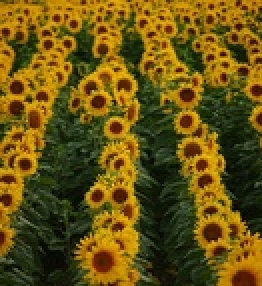
#> input picture data/part2/sunflowers.jpg, 131 x 143 px, shrunk from 328 x 357 before the run, found by its file name (shown 2 times larger)
$ jupyter execute part2.ipynb   (shell and % lines are left out)
#> lines starting #> are read from the running program, lines starting #| are printed output that depends on the picture; long printed decimals are rounded
[cell 1]
import cv2
import numpy as np
from scipy.signal import convolve2d
from scipy.ndimage.filters import correlate
import matplotlib.pyplot as plt
import matplotlib.image as pltimg
from scipy.ndimage.filters import gaussian_laplace
from scipy.ndimage.filters import gaussian_filter

from scipy.ndimage.filters import maximum_filter
from skimage.feature import peak_local_max
from skimage.transform import resize
import math

[cell 2]
def load_image(path):
    '''
    :param path: path to load image
    :return: grayscaled and float image
    '''
#> called with path = 'data\\part2\\sunflowers.jpg'
    img = cv2.imread(path, cv2.IMREAD_GRAYSCALE)
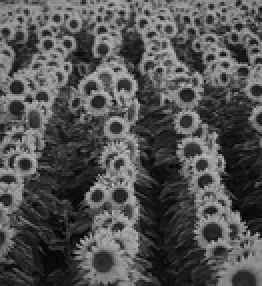
#> img: shape (143, 131) (shown 2 times larger); min 1, max 202, mean 81.7
    # transmit the image to float
    img = img.astype(np.float64)/255.0

    print(img.shape)
#| (143, 131)
    return img

[cell 3]
def normalize(img):
    ''' Function to normalize an input array to 0-1 '''
    img_min = img.min()
    img_max = img.max()
    return (img - img_min) / (img_max - img_min)

def generate_laplacian_filter(size, sigma):
    return gaussian_laplace(np.zeros((size,size)),sigma=sigma)

[cell 4]
def show_all_circles(image, cx, cy, rad, color='r'):
    """
    image: numpy array, representing the grayscsale image
    cx, cy: numpy arrays or lists, centers of the detected blobs
    rad: numpy array or list, radius of the detected blobs
    """
    import matplotlib.pyplot as plt
    from matplotlib.patches import Circle

    fig, ax = plt.subplots()
    ax.set_aspect('equal')
    ax.imshow(image, cmap='gray')

    for i in range(len(cx)):
        circ = Circle((cx[i], cy[i]), rad[i], color=color, fill=False)
        ax.add_patch(circ)

    plt.title('%i circles' % len(cx))
    plt.show()

[cell 5]
def blob_detector(img, sigma, k, levels, threshold, method):
#> called with sigma = 2, k = 1.25, levels = 12, threshold = 0.25, method = 'upscale'
    sigma = float(sigma)
    initial_sigma = sigma
    height, width = img.shape
#> height = 143; width = 131

    # Increase the filter size method
    if method == 'upscale':
        print("using upscale method!")
        img_scale_space = np.zeros((height, width, levels), dtype=np.float64)
        for i in range(levels):
            img_scale_space[:, :, i] = np.power(gaussian_laplace(img, sigma=sigma) * sigma**2, 2)
            sigma = sigma * k
#> after the loop, sigma = 29.1

    elif method == "downsample":
        print("using downsample method!")
        # TODO: add to report: filter size shall be odd
        img_scale_space = np.zeros((height, width, levels), dtype=np.float64)
        for i in range(levels):
            new_shape = (int(height * (1.0/np.power(k, i))),int(width* (1.0/np.power(k, i))))
            img_small = resize(img, new_shape)
            # print("at level %d, img_small size =%s" % (i, str(img_small.shape)))
            # temp = np.absolute(gaussian_laplace(img_copyed, sigma=sigma) * sigma**2)
            img_tmp = np.power(gaussian_laplace(img_small, sigma=sigma, truncate=0.8), 2)
            #use int to indicate new size
            img_scale_space[:, :, i] = resize(img_tmp, img.shape)
            #use fraction of current size

    print("scaled image space generated!")


    '''
        Non maximum supression:
            1.first: maximum filter the image
            2.check if a position is largest
            3.filtered out non_maxmum position in img
    '''
    max_filterd_space = np.zeros(img_scale_space.shape, dtype=np.float64)

    for i in range(levels):
        max_filterd_space[:, :, i] = maximum_filter(img_scale_space[:, :, i], size=(3, 3))

    maxima_space = np.zeros((height, width), dtype=np.float64)
    # along with level max value
    maxima_space = np.max(max_filterd_space, axis=2)

    survive_space = np.zeros(img_scale_space.shape, dtype=np.float64)
    # locating survive pos

    for i in range(levels):
        boolean_space = (maxima_space == img_scale_space[:, :, i])
        survive_space[:, :, i] = boolean_space * img

    print("begin drawing circles!")

    cx = []
    cy = []
    radius = []
    for i in range(levels):
        location = np.argwhere(survive_space[:, :, i] >= threshold)
        # in higher scale have larger radius
        rad = np.sqrt(2) * initial_sigma * np.power(k, i)
        cx = cx + [x[0] for x in location]
        cy = cy + [x[1] for x in location]
        radius = radius + [rad]*len(location)
#> this loop made 12 passes
#> location on passes 5, 6, 7, 8, 9, 11: [[0, 92], [29, 0], [33, 110], [71, 15]], [[30, 82], [32, 83], [128, 130]], [[0, 112], [35, 24], [113, 0]], [[0, 32], [0, 51], [101, 105]], [[0, 81], [106, 0], [119, 57]], [[137, 130]]
#> after the loop, cx = 233 values, max 142 at index 207, min 0 at index 0, mean 50.48; cy = 233 values, max 130 at index 6, min 0 at index 31, mean 66.12; radius = 233 values from 2.83 to 26.34
        # [5 lines of commented-out code are left out]

    print("circle numebrs %d" %(len(cx)))
#| circle numebrs 233

    # !!! Attention, cx and cy are reversed
    show_all_circles(img, cy, cx, radius)

[cell 6]
BUTTERFLY = "data\\part2\\butterfly.jpg"
EINSTEIN = "data\\part2\\einstein.jpg"
FISHES = "data\\part2\\fishes.jpg"
SUNFLOWERS =  "data\\part2\\sunflowers.jpg"

[cell 7]
# upscaling parameters
'''
k           increasing factor K
levels      number of iterations
'''
threshold = 0.25
k = 1.25
levels = 12
sigma = 2

img = load_image(SUNFLOWERS)
blob_detector(img, sigma, k, levels, threshold, method = 'upscale')

[cell 8]
# img = load_image(EINSTEIN)
threshold = 0.25
k = 1.25
levels = 12
sigma = 2
blob_detector(img, sigma, k, levels, threshold, method = 'downsample')
#> the loop in blob_detector (call 2), `for i in range(levels):` made 12 passes
#> pass 1, in blob_detector (call 2), `boolean_space = (maxima_space == img_scale_space[:, :, i])`:
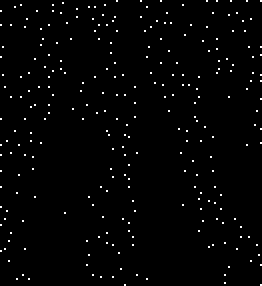
#> boolean_space: shape (143, 131) bool (shown 2 times larger); 1.5% white in thin lines or dots
#> the loop in blob_detector (call 2), `for i in range(levels):` made 12 passes
#> rad on passes 1, 2, 3, 4, 6, 7, 8, 9, 10, 11, 12: 2.83, 3.54, 4.42, 5.52, 8.63, 10.79, 13.49, 16.86, 21.07, 26.34, 32.93
#> (location, rad) on pass 5: ([[8, 3]], 6.91)
#> after the loop in blob_detector (call 2), `for i in range(levels):`: cx = 272 values, max 142 at index 269, min 0 at index 0, mean 59.49; cy = 272 values, max 130 at index 7, min 0 at index 18, mean 64.1; radius = 272 values from 2.83 to 6.91
#| circle numebrs 272

[cell 9]
#define DOG
def generate_gaussian_kernel(rows, cols, sigma, highPass=True):
    '''
    :param rows: rows of gaussian kernel
    :param cols: cols of gaussian kernel
    :param sigma: sigma
    :param highPass: if this kernel is in highpass mode
    :return:
    '''
    center_row = int(rows/2) + 1 if rows % 2 == 1 else int(rows/2)
    center_col = int(cols/2) + 1 if cols % 2 == 1 else int(cols/2)
    def gaussian_at_pos(i,j):
        coefficient = np.exp(-1.0 * ((i - center_row)**2 + (j - center_col)**2) / (2 * sigma**2))
        return 1 - coefficient if highPass else coefficient

    return np.array([[gaussian_at_pos(i, j) for j in range(cols)] for i in range(rows)])


def dog_method(img, threshold, k, levels, octave, sigma):
#> called with threshold = 0.25, k = 1.41, levels = 4, octave = 3, sigma = 2
    sigma = float(sigma)
    initial_sigma = sigma
    height, width = img.shape
#> height = 143; width = 131

    for oct in range(0,octave*2+1,2):
        print("current oct %d" %(oct))
        sigma = initial_sigma * np.power(k, 2*oct)
        if oct == 0:
            new_shape = img.shape
        else:
            new_shape = (int(height/oct), int(width/oct))
        cur_octave = resize(img, new_shape)
        img_scale_space_tmp = np.zeros((*new_shape, levels))

        for i in range(levels):
            img_scale_space_tmp[:, :, i] = (correlate(cur_octave,
                                                      generate_gaussian_kernel(3, 3, sigma)) ** 2)
            if oct != 0:
                img_scale_space_tmp[:, :, i] *= (np.power(sigma, 2))
            sigma *= k

        # img_scale_space height*width*levels-1
        img_scale_space = np.zeros((*new_shape, levels-1))
        for i in range(1, levels):
            img_scale_space[:, :, i-1] = img_scale_space_tmp[:, :, i] - img_scale_space_tmp[:, :, i-1]
        if oct == 0:
            scale_space_1 = img_scale_space
        if oct == 2:
            scale_space_2 = img_scale_space
        if oct == 4:
            scale_space_3 = img_scale_space


    scale_space_origin_1 = scale_space_1
    scale_space_origin_2 = np.zeros((scale_space_origin_1.shape))
    scale_space_origin_3 = np.zeros((scale_space_origin_1.shape))
    # Scale_space resize to oringinal image
    for i in range(scale_space_origin_1.shape[2]):
        scale_space_origin_2[:, :, i] = resize(scale_space_2[:,:,i], img.shape)
        scale_space_origin_3[:, :, i] = resize(scale_space_3[:,:,i], img.shape)
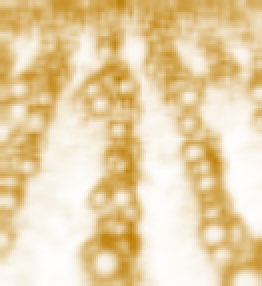
#> scale_space_origin_2: shape (143, 131, 3) float64 (shown 2 times larger); mean of channels 0, 1, 2 -0.206, -0.106, -0.0538; drawn with min black and max white
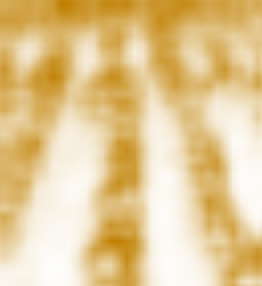
#> scale_space_origin_3: shape (143, 131, 3) float64 (shown 2 times larger); mean of channels 0, 1, 2 -0.0131, -0.00656, -0.00328; drawn with min black and max white


    # diff space size: height * width * octave * octave
    diff_space = np.stack((scale_space_origin_1, scale_space_origin_2, scale_space_origin_3), axis=2)
    # to height*width*(octave^2)
    diff_space = diff_space.reshape((*img.shape, -1))
    print("diff space size:", diff_space.shape)
#| diff space size: (143, 131, 9)
    print(np.count_nonzero(diff_space))
#| 168597

    # for i in range(diff_space.shape[2]):
    #     maxmum_diff_space = maximum_filter(diff_space[:, :, i], size=(3,3))
    #     tmp = diff_space[:, :, i] * (maxmum_diff_space == diff_space[:, :, i])
    #     tmp[tmp < threshold] = 0
    #     diff_space[:, :, i] = tmp
    #
    #
    # print(np.count_nonzero(diff_space))
    #

    max_filterd_space = np.zeros(diff_space.shape, dtype=np.float64)

    for i in range(diff_space.shape[2]):
        max_filterd_space[:, :, i] = maximum_filter(diff_space[:, :, i], size=(3, 3))


    survival_space = np.zeros(diff_space.shape, dtype=np.float64)
    # locating survive pos
    # maximum_space = np.argmax(max_filterd_space, axis=2)

    for i in range(diff_space.shape[2]):
        # boolean_space = (maximum_space == diff_space[:, :, i])

        boolean_space = (max_filterd_space[:, :, i] == diff_space[:, :, i])
        survival_space[:, :, i] = boolean_space * img


    print("begin drawing circles!")
    print(survival_space.shape)
#| (143, 131, 9)
    cx = []
    cy = []
    radius = []
    for i in range(survival_space.shape[2]):
        location = np.argwhere(survival_space[:, :, i] > threshold)
        rad = initial_sigma
        if i < 3:
            rad *= np.power(np.sqrt(2), i)
        elif i < 6:
            rad *=  np.power(np.sqrt(2), i-3) * np.sqrt(2)
        else:
            rad *= np.power(np.sqrt(2), i-6) * 2
        # rad = np.sqrt(2) * initial_sigma * np.power(k, i)

        cx = cx + [x[0] for x in location]
        cy = cy + [x[1] for x in location]
        radius = radius + [rad]*len(location)
        print("At level %d, possible  %d circles, actual %d circles" % (i,np.count_nonzero(survival_space[:, :, i]), len(location)))
#> this loop made 9 passes
#| At level 0, possible  582 circles, actual 153 circles
#| At level 1, possible  603 circles, actual 167 circles
#| At level 2, possible  613 circles, actual 174 circles
#| At level 3, possible  238 circles, actual 123 circles
#| At level 4, possible  239 circles, actual 124 circles
#| At level 5, possible  239 circles, actual 124 circles
#| At level 6, possible  64 circles, actual 34 circles
#| At level 7, possible  64 circles, actual 34 circles
#> (further printed lines are left out)
#> after the loop, cx = 967 values, max 141 at index 614, min 0 at index 0, mean 45.06; cy = 967 values, max 130 at index 69, min 0 at index 57, mean 66.09; radius = 967 values, max 8 at index 933, min 2 at index 0, mean 3.74

    # with open("coor.txt","w") as fp:
    #     pos = zip(cx,cy,radius)
    #     fp.write(str([x for x in pos]))

    print("circle numebrs %d" %(len(cx)))
#| circle numebrs 967

    # !!! Attention, cx and cy are reversed
    show_all_circles(img, cy, cx, radius)
#> call 3 of show_all_circles, with color = 'r'
#> in show_all_circles (call 3), `plt.show()`:
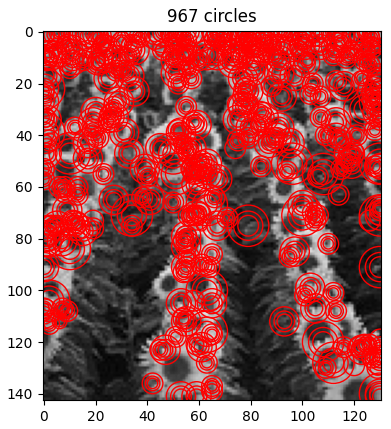
#> figure drawn by matplotlib, 1 panel

[cell 10]
# Extra credit:DOG method
threshold = 0.25
k = np.sqrt(2)
levels = 4
octave = 3
sigma = 2
dog_method(img,threshold,k,levels,octave,sigma)
def show_ellipse_circles(img, cx, cy, rad1, rad2, color = 'r'):
    import matplotlib.pyplot as plt
    from matplotlib.patches import Ellipse
    fig, ax = plt.subplots()
    ax.set_aspect('equal')
    ax.imshow(img, cmap='gray')

    for x,y,width,height in zip(cx, cy, rad1, rad2):
        ellip = Ellipse((x, y), width=width, height = height, color=color, fill=False)
        ax.add_patch(ellip)

    print("drawing:")
    plt.title('%i ellipse' % len(cx))
    plt.show()

[cell 11]
# extra credit: affine_transf
dx = np.array([
        [-1,0,1],
        [-1,0,1],
        [-1,0,1]
    ])
#> dx = [[-1, 0, 1], [-1, 0, 1], [-1, 0, 1]]
dy = np.array([
    [-1,-1,-1],
    [0,0,0],
    [1,1,1]
])
#> dy = [[-1, -1, -1], [0, 0, 0], [1, 1, 1]]
#> call 2 of load_image, with path = 'data\\part2\\butterfly.jpg'
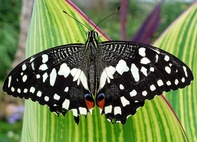
#> input picture data/part2/butterfly.jpg, 197 x 142 px, shrunk from 493 x 356 before the run, found by its file name
#| (142, 197)
from numpy.linalg import eig
def affine_transform_method(img, threshold,  sigma):
#> called with threshold = 0.03, sigma = 2
    sigma = float(sigma)
    height, width = img.shape
#> height = 142; width = 197
    initial_sigma = sigma
    Ix = correlate(img, dx)
    Iy = correlate(img, dy)
    # print(filter_gaussian)
    # print(np.min((Ix22)))
    Ix2 = gaussian_filter(Ix**2, sigma=sigma)
    Iy2 = gaussian_filter(Iy**2, sigma=sigma)
    Ixy = gaussian_filter(Ix*Iy, sigma=sigma)
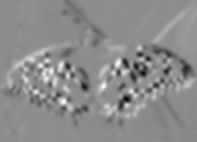
#> Ixy: shape (142, 197) float64; min -0.949, max 0.764, mean -0.00802; drawn with min black and max white

    scale_space = np.absolute(gaussian_laplace(img, sigma=sigma)* np.power(sigma,2))

    # non maximum supression
    max_space  = maximum_filter(scale_space, size=(3,3))
    #
    boolean_space = scale_space == max_space
#> boolean_space: shape (142, 197) bool; 2.9% white in thin lines or dots
    survive_space = scale_space * boolean_space
    # survive_space = img * boolean_space

    #Compute second moment matrix
    rad_l = np.zeros(img.shape)
#> rad_l: shape (142, 197) float64; every value is 0
    rad_s = np.zeros(img.shape)

    for i in range(height):
        for j in range(width):
            tmp = np.zeros((2, 2))
            tmp[0, 0], tmp[0, 1], tmp[1, 0], tmp[1, 1] = Ix[i,j],Ixy[i,j],Ixy[i,j],Iy2[i,j]
            eigen_values, _ = eig(tmp)
            # eigen_values = np.absolute(eigen_values)
            rad_l[i,j] = max(eigen_values)
            rad_s[i,j] = min(eigen_values)
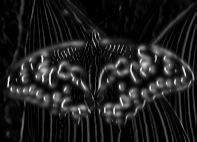
#> rad_l: shape (142, 197) float64; min 0.000258, max 2.97, mean 0.361; drawn with min black and max white
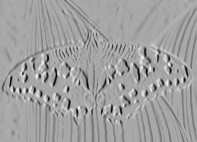
#> rad_s: shape (142, 197) float64; min -2.98, max 1.53, mean -0.136; drawn with min black and max white

    cx = []
    cy = []
    radius1 = []
    radius2 = []
    for i in range(height):
        for j in range(width):
            if survive_space[i, j] > threshold:
                cx += [i]
                cy += [j]
                radius1 += [rad_l [i, j] * sigma * 10]
                radius2 += [rad_s [i, j] * sigma * 10]
#> after the loop, cx = 705 values from 0 to 141; cy = 705 values, max 196 at index 30, min 0 at index 57, mean 103.6; radius1 = 705 values, max 38.83 at index 268, min 0.0145 at index 683, mean 6.97; radius2 = 705 values, max 24.22 at index 352, min -43.9 at index 381, mean -1.53

    # radius 1 is larger
    print(np.average(radius1))
#| 6.971
    print(np.average(radius2))
#| -1.528
    print("total %d ellipse" % (len(cx)))
#| total 705 ellipse
    show_ellipse_circles(img, cy, cx, radius1, radius2)
#> the loop in show_ellipse_circles, `for x,y,width,height in zip(cx, cy, rad1, rad2):` made 705 passes
#> (x, y, width, height) on passes 1 to 3: (15, 0, 2.38, 0.453), (24, 0, 4.16, 0.0305), (33, 0, 0.35, -0.0531)
#> in show_ellipse_circles, `plt.show()`:
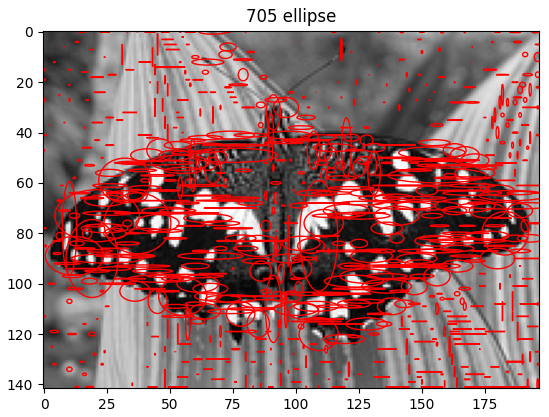
#> figure drawn by matplotlib, 1 panel
